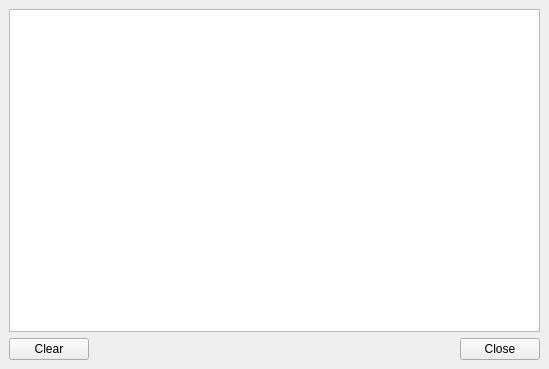
<?xml version="1.0" encoding="UTF-8"?>
<ui version="4.0">
 <class>RedShiftQtLog</class>
 <widget class="QMainWindow" name="RedShiftQtLog">
  <property name="geometry">
   <rect>
    <x>0</x>
    <y>0</y>
    <width>549</width>
    <height>369</height>
   </rect>
  </property>
  <property name="windowTitle">
   <string>MainWindow</string>
  </property>
  <widget class="QWidget" name="centralwidget">
   <layout class="QVBoxLayout" name="verticalLayout">
    <item>
     <widget class="QPlainTextEdit" name="plainTextEditLog">
      <property name="readOnly">
       <bool>true</bool>
      </property>
     </widget>
    </item>
    <item>
     <layout class="QHBoxLayout" name="horizontalLayoutButtons">
      <item>
       <widget class="QPushButton" name="pushButtonClear">
        <property name="text">
         <string>Clear</string>
        </property>
       </widget>
      </item>
      <item>
       <spacer name="horizontalSpacerButtons">
        <property name="orientation">
         <enum>Qt::Horizontal</enum>
        </property>
        <property name="sizeHint" stdset="0">
         <size>
          <width>40</width>
          <height>20</height>
         </size>
        </property>
       </spacer>
      </item>
      <item>
       <widget class="QDialogButtonBox" name="buttonBoxClose">
        <property name="standardButtons">
         <set>QDialogButtonBox::Close</set>
        </property>
       </widget>
      </item>
     </layout>
    </item>
   </layout>
  </widget>
 </widget>
 <resources/>
 <connections/>
</ui>
